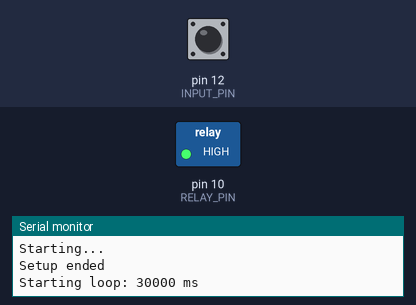
This sketch was run on a simulated Arduino Nano, built with avr-gcc and run on an emulated ATmega328P. On the bench: switched loads named in the sketch (green lamp = pin HIGH), the last lines printed to the serial monitor. The inputs (shaded band) are chosen by the test bench; at power-on: pin 12 (INPUT_PIN) HIGH.

Above: at 15.0 s.
At 45.0 s:
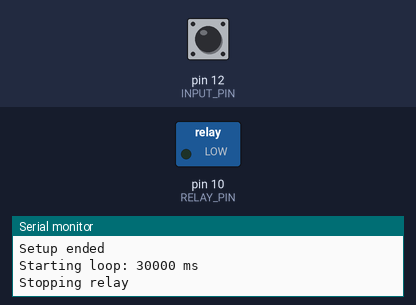
Timing chart, 0 to 78.0 s (numbered marks = the images above):
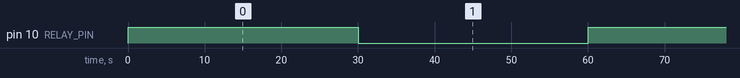

The sketch:

sam.ino
```cpp
// Pins are setup for Arduino Nano
const int RELAY_PIN = 10;
const int INPUT_PIN = 12;
const int DELAY_MS = 30000;

const bool RELAY_ACTIVATION_HIGH = true;


void setRelayON(int RELAY_PIN)
{
    if (RELAY_ACTIVATION_HIGH == true)
        digitalWrite(RELAY_PIN, HIGH);
    else
        digitalWrite(RELAY_PIN, LOW);
}

void setRelayOFF(int RELAY_PIN)
{
    if (RELAY_ACTIVATION_HIGH == true)
        digitalWrite(RELAY_PIN, LOW);
    else
        digitalWrite(RELAY_PIN, HIGH);
}

void setup()
{
    Serial.begin(9600);
    Serial.write("Starting...\n");
    pinMode(RELAY_PIN, OUTPUT);
    pinMode(INPUT_PIN, INPUT_PULLUP);
    setRelayOFF(RELAY_PIN);
    Serial.write("Setup ended\n");
}

void loop()
{
    char delayStr[30] = "";
    sprintf(delayStr, "Starting loop: %d ms\n", DELAY_MS);
    if (digitalRead(INPUT_PIN) == HIGH)
    {
        Serial.write(delayStr);
        setRelayON(RELAY_PIN);
        delay(DELAY_MS);
        setRelayOFF(RELAY_PIN);
        Serial.write("Stopping relay\n");
        delay(DELAY_MS);
        Serial.write("Loop ended\n\n");
    }
}
```

Measured:
- by itself, pin 10 (RELAY_PIN): alternates HIGH for 30.0 s and LOW for 30.0 s
